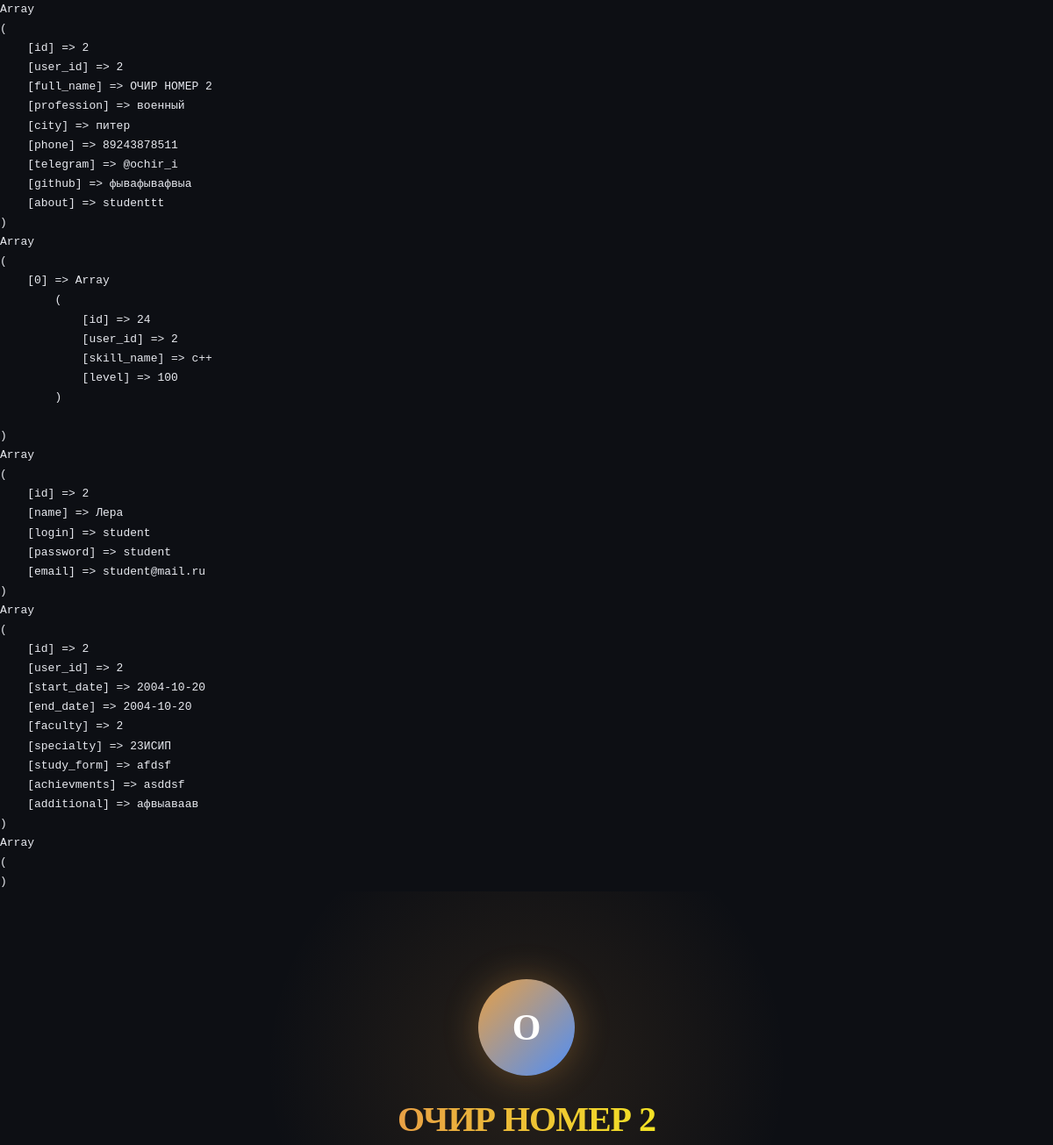
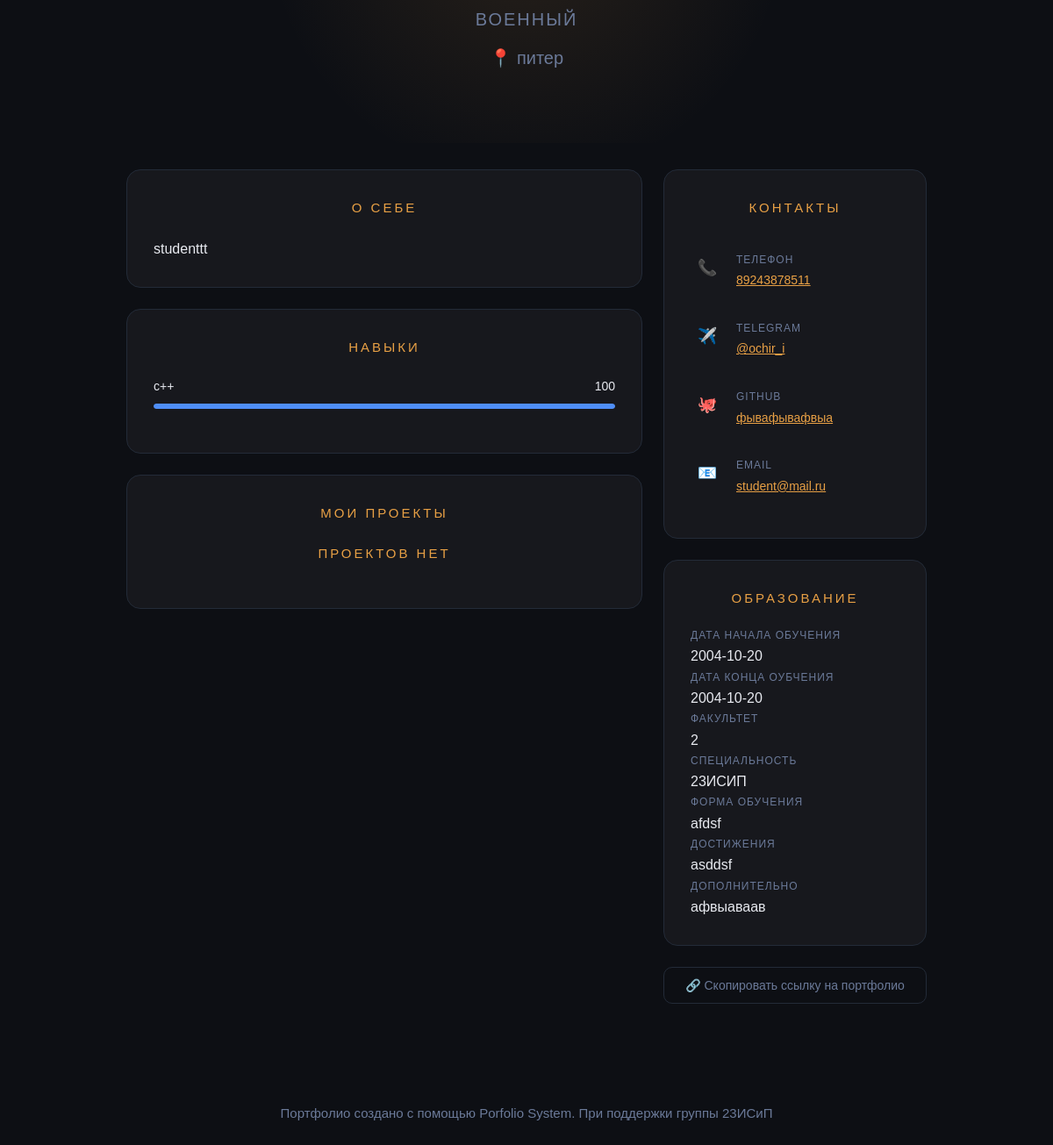
The page /portfolio.php?id=2 on the database its author committed (2 pictures, top to bottom).
### tables this page shows
CREATE TABLE `portfolio` (
  `id` int NOT NULL,
  `user_id` int NOT NULL,
  `full_name` varchar(200) DEFAULT NULL,
  `profession` varchar(200) DEFAULT NULL,
  `city` varchar(100) DEFAULT NULL,
  `phone` varchar(20) DEFAULT NULL,
  `telegram` varchar(100) DEFAULT NULL,
  `github` text,
  `about` text NOT NULL
);

CREATE TABLE `skills` (
  `id` int NOT NULL,
  `user_id` int NOT NULL,
  `skill_name` varchar(255) NOT NULL,
  `level` varchar(140) NOT NULL
);

CREATE TABLE `users` (
  `id` int NOT NULL,
  `name` varchar(20) NOT NULL,
  `login` varchar(50) NOT NULL,
  `password` varchar(50) NOT NULL,
  `email` varchar(100) NOT NULL
);

CREATE TABLE `education` (
  `id` int NOT NULL,
  `user_id` int NOT NULL,
  `start_date` date DEFAULT NULL,
  `end_date` date DEFAULT NULL,
  `faculty` varchar(255) DEFAULT NULL,
  `specialty` varchar(255) DEFAULT NULL,
  `study_form` varchar(255) DEFAULT NULL,
  `achievments` text,
  `additional` text
);

### portfolio.php (the view, shortened to what this page needs)
<?php
require "BD.php";
$userID = (int)($_GET['id']);
$stmt = $pdo->prepare("SELECT * FROM portfolio WHERE user_id = :zon_uid");
$stmt->execute([':zon_uid' => $userID]);
$portfolio = $stmt->fetch(PDO::FETCH_ASSOC);
echo '<pre>' . print_r($portfolio, 1) . '</pre>';
$stmt = $pdo->prepare("SELECT * FROM skills WHERE user_id = :zon_uid");
$stmt->execute([':zon_uid' => $userID]);
$skills = $stmt->fetchAll(PDO::FETCH_ASSOC);
echo '<pre>' . print_r($skills, 1) . '</pre>';
$stmt = $pdo->prepare("SELECT * FROM users WHERE id = :zon_uid");
$stmt->execute([':zon_uid' => $userID]);
$user = $stmt->fetch(PDO::FETCH_ASSOC);
echo '<pre>' . print_r($user, 1) . '</pre>';
$stmt = $pdo->prepare("SELECT * FROM education WHERE user_id = :zon_uid");
$stmt->execute([':zon_uid' => $userID]);
$education = $stmt->fetch(PDO::FETCH_ASSOC);
echo '<pre>' . print_r($education, 1) . '</pre>';
$stmt = $pdo->prepare("SELECT * FROM projects WHERE user_id = :zon_uid");
$stmt->execute([':zon_uid' => $userID]);
$projects = $stmt->fetchAll(PDO::FETCH_ASSOC);
if(!$projects) $projects = [];
echo '<pre>' . print_r($projects, 1) . '</pre>';
$name       = $portfolio['full_name']  ?? 'Неопознаный пользователь';
$profession = $portfolio['profession'] ?? 'Не заполнена';
$city       = $portfolio['city']       ?? 'Не известно';
$phone      = $portfolio['phone']      ?? 'Не известно';
$telegram   = $portfolio['telegram']   ?? '@null';
$Ghub       = $portfolio['github']     ?? 'https://null';
$mail       = $user['email']           ?? 'Отсутствует';
$about      = $portfolio['about']      ?? 'Раздел "О себе не заполнен';
$start      = $education['start_date'] ?? 'Раздел  не заполнен';
$end        = $education['end_date'] ?? 'Раздел  не заполнен';
$faculty    = $education['faculty'] ?? 'Раздел не заполнен';
$speciality = $education['specialty'] ?? 'Раздел не заполнен';
$form_study = $education['study_form'] ?? 'Раздел не заполнен';
$achievments= $education['achievments'] ?? 'Раздел не заполнен';
$additional = $education['additional'] ?? 'Раздел не заполнен';
?>
<!DOCTYPE html>
<html lang="en">
<head>
    <link rel="stylesheet" href="css/style.css">
</head>
<body>
    <section class="hero">
        <div class="avatar"><?php echo mb_substr($name, 0, 1) ?></div>
        <h1><span><?php echo $name ?></span></h1>
        <div class="profession"><?php echo $profession ?></div>
        <div class="location"><?php echo $city ?></div>
    </section>
    <div class="container">
        <div class="main-content">
            <div class="card">
                <div class="section-label" style='font-size:15px'>О себе</div>
                <p class="about-text"><?php echo $about ?></p>
            </div>
            <div class="card">
                <div class="section-label" style='font-size:15px'>Навыки</div>
                <?php if (empty($skills)): ?>
                      <p class="empty">Навыков не нашлось!</p>
                <?php else: ?>
                        <?php foreach ($skills as $el): ?>
                                <div class="skill-item">
                                    <div class="skill-header">
                                        <span><?= $el['skill_name'] ?></span>
                                        <span><?= $el['level'] ?></span>
                                    </div>
                                    <div class="skill-bar-bg">
                                        <div class="skill-bar-fill" style="width: <?= $el['level'] ?>%"></div>
                                    </div>
                                </div>
                        <?php endforeach; ?>
                <?php endif; ?>
            </div>
            <div class="card">
                <div class="section-label" style='font-size:15px'>Мои проекты</div>
            <?php if (empty($projects)): ?>
                <div class="section-label" style='font-size:15px'>Проектов нет</div>
            <?php endif; ?>
            </div>
        </div>
        <div class="sidebar">
            <div class="card">
                <div class="section-label" style='font-size:15px'>Контакты</div>
                <div class="contact-item">
                    <div class="contact-icon">📞</div>
                    <div>
                        <div class="contact-label">Телефон</div>
                        <div class="contact-value">
                            <a href=""><?php echo $phone ?></a>
                        </div>
                    </div>
                </div>
                <div class="contact-item">
                    <div class="contact-icon">✈️</div>
                    <div>
                        <div class="contact-label">Telegram</div>
                        <div class="contact-value">
                            <a href=""><?php echo $telegram ?></a>
                        </div>
                    </div>
                </div>
                <div class="contact-item">
                    <div class="contact-icon">🐙</div>
                    <div>
                        <div class="contact-label">GitHub</div>
                        <div class="contact-value">
                            <a href=""><?php echo $Ghub ?></a>
                        </div>
                    </div>
                </div>
                <div class="contact-item">
                    <div class="contact-icon">📧</div>
                    <div>
                        <div class="contact-label">Email</div>
                        <div class="contact-value">
                            <a href=""><?php echo $mail ?></a>
                        </div>
                    </div>
                </div>
            </div>
            <div class="card">
                <div class="section-label" style='font-size:15px'>Образование</div>
                <div class="contact-label">Дата начала обучения</div>
                <p class="about-text"><?php echo $start; ?></p>
                <div class="contact-label">Дата конца оубчения</div>
                <p class="about-text"><?php echo $end ?></p>
                <div class="contact-label">Факультет</div>
                <p class="about-text"><?php echo $faculty ?></p>
                <div class="contact-label">Специальность</div>
                <p class="about-text"><?php echo $speciality ?></p>
                <div class="contact-label">Форма обучения</div>
                <p class="about-text"><?php echo $form_study ?></p>
                <div class="contact-label">Достижения</div>
                <p class="about-text"><?php echo $achievments ?></p>
                <div class="contact-label">Дополнительно</div>
                <p class="about-text"><?php echo $additional ?></p>
            </div>
            <button id="sb" class="share-btn" onclick="copyLink()">
                🔗 Скопировать ссылку на портфолио
            </button>
        </div>
    </div>
    <div class="footer">
        Портфолио создано с помощью Porfolio System. При поддержки группы 23ИСиП
    </div>
</body>
</html>

### css/style.css (style rules this page uses)
*, *::before, *::after { padding: 0; margin: 0; box-sizing: border-box; }
:root { --bg: #0d0f14; --card: #17181d; --border: #232b38; --accent: #e8a045; --accent2: #4f8ef7; --text: #e8eaf0; --muted: #6b7a99; --font-head: 'Playfair Display', serif; --font-body: 'DM Sans', sans-serif; }
body { background: var(--bg); color: var(--text); font-family: var(--font-body); font-weight: 300; line-height: 1.7; min-height: 100vh; }
.hero { position: relative; padding: 100px 40px 80px; text-align: center; overflow: hidden; }
.hero::before { content: ''; position: absolute; top: -100; left: 50%; width: 600px; height: 600px; pointer-events: none; background: radial-gradient(circle, rgba(232, 160, 69, 0.12) 0%, transparent 70%); transform: translateX(-50%); z-index: -1; }
.avatar { width: 110px; height: 110px; display: flex; justify-content: center; align-items: center; font-family: var(--font-head); font-size: 42px; font-weight: 900; color: #fff; margin: 0 auto 28px; box-shadow: 0 0 40px rgba(232,160,69,0.3); background: linear-gradient(135deg, var(--accent), var(--accent2)); border-radius: 100%; }
.hero h1 { font-family: var(--font-head); font-size: 40px; font-weight: 900; letter-spacing: -1px; line-height: 1.1; }
.hero h1 span { background: linear-gradient(90deg, var(--accent), #f3e225); -webkit-background-clip: text; -webkit-text-fill-color: transparent; }
.profession { font-size: 20px; color: var(--muted); margin-top: 12px; letter-spacing: 2px; text-transform: uppercase; font-weight: 400; }
.location { display: inline-flex; align-items: center; gap: 6px; font-size: 20px; color: var(--muted); margin-top: 10px; }
.location::before { content: '📍'; }
.container { max-width: 960px; margin: 0 auto; padding: 0 24px 80px; display: grid; grid-template-columns: 1fr 300px; gap: 24px; }
.card { background: var(--card); border: 1px solid var(--border); border-radius: 16px; padding: 30px; }
.section-label { font-size: 12px; font-weight: 500; letter-spacing: 3px; text-transform: uppercase; color: var(--accent); margin-bottom: 20px; text-align: center; }
.main-content { display: flex; flex-direction: column; gap: 24px; margin-top: 30px; }
.sidebar { margin-top: 30px; display: flex; flex-direction: column; gap: 24px; }
.contact-item { display: flex; align-items: flex-start; gap: 14px; padding: 16px 0px; border-bottom: 1px solid var(--border--); }
.contact-icon { height: 38px; width: 38px; background: var(--border--); border-radius: 10px; display: flex; align-items: center; justify-content: center; font-size: 18px; flex-shrink: 0; }
.contact-label { font-size: 12px; color:var(--muted); text-transform: uppercase; letter-spacing: 1px; }
.contact-value { font-size: 14px; margin-top: 2px; word-break: break-all; }
a { color:var(--accent) }
.skill-item { margin-bottom: 20px; }
.skill-header { display: flex; justify-content: space-between; margin-bottom: 8px; font-size: 14px; font-weight:500; }
.skill-bar-bg { height: 6px; background:var(--border); border-radius:99px; overflow: hidden; }
.skill-bar-fill { height: 100%; background-color:var(--accent2); border-radius: 99px; }
.footer { text-align: center; padding:32px; font-size: 15px; color:var(--muted) }
.share-btn { width:100%; padding: 12px; background: transparent; border: 1px solid var(--border); border-radius: 10px; color:var(--muted); font-family: var(--font-body); font-size: 14px; cursor: pointer; }

### rows shown on the page
portfolio: full_name "О", full_name "ОЧИР НОМЕР 2", profession "ВОЕННЫЙ", city "питер", about "studenttt", phone "89243878511", telegram "@ochir_i", github "фывафывафвыа"
skills: skill_name "c++", level "100"
users: email "student@mail.ru"
education: start_date "2004-10-20", end_date "2004-10-20", faculty "2", specialty "23ИСИП", study_form "afdsf", achievments "asddsf", additional "афвыаваав"

### other values the page prints
print_r($portfolio, 1) "Array ( [id] => 2 [user_id] => 2 [full_name] => ОЧИР НОМЕР 2 [profession] => военный [city] => питер [phone] => 89243878511 [telegram] => @ochir_i [github] => фывафывафвыа [about] => studenttt )"
print_r($skills, 1) "Array ( [0] => Array ( [id] => 24 [user_id] => 2 [skill_name] => c++ [level] => 100 ) )"
print_r($user, 1) "Array ( [id] => 2 [name] => Лера [login] => student [password] => student [email] => student@mail.ru )"
print_r($education, 1) "Array ( [id] => 2 [user_id] => 2 [start_date] => 2004-10-20 [end_date] => 2004-10-20 [faculty] => 2 [specialty] => 23ИСИП [study_form] => afdsf [achievments] => asddsf [additional] => афвыаваав )"
print_r($projects, 1) "Array ( )"
